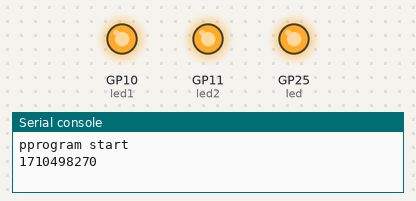
A program run on a simulated Raspberry Pi Pico running MicroPython. On the bench: output pins drawn as LEDs (lit = HIGH), the last lines printed to the serial console. The clock reads 2024-03-15 10:24:30 at power-on unless the program sets it.

Above: at 0.05 s.
At 2.75 s:
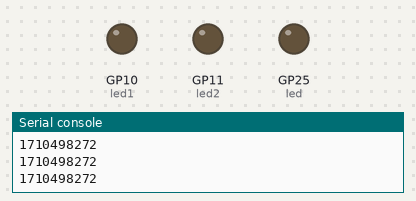
Timing chart, 0 to 3.0 s (numbered marks = the images above):
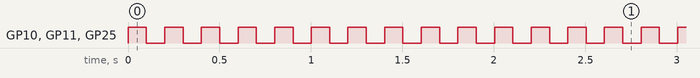

The program:

blink.py
```python
import utime
from machine import Pin

print("pprogram start")

led = Pin(25,Pin.OUT)
led1 = Pin(10,Pin.OUT)
led2 = Pin(11,Pin.OUT)


while True:
    led.value(1)
    led2.value(1)
    led1.value(1)
    print(utime.time())
    utime.sleep(0.1)
    led.value(0)
    led2.value(0)
    led1.value(0)
    utime.sleep(0.1)
```

Measured:
- by itself, GP10 (led1), GP11 (led2), GP25 (led): alternates HIGH for 0.10 s and LOW for 0.10 s
